Frame 1 (no input): blank canvas, image omitted
Frame 60 (the mouse pressed at the canvas centre just before this capture): blank canvas, image omitted
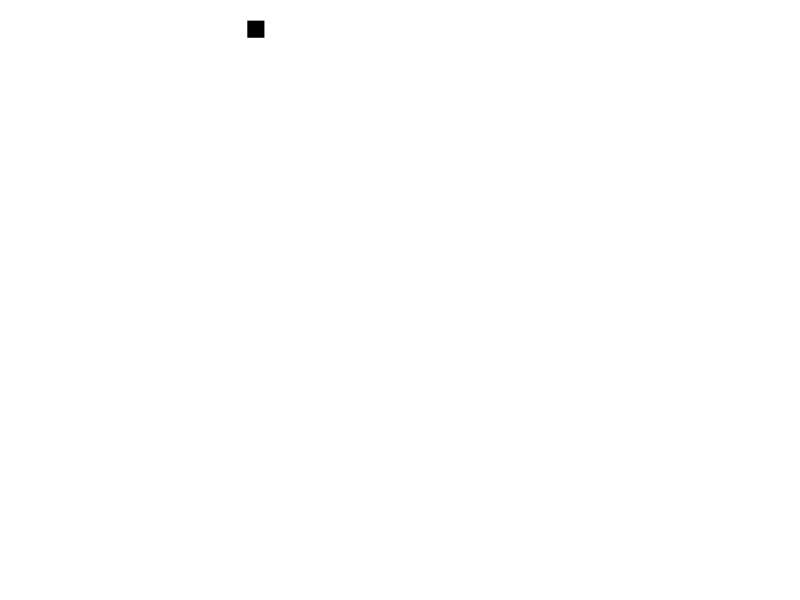
Frame 120 (the mouse held since frame 60 and released just before this capture)

The Processing sketch whose frames 1 and 60 were blank and that drew this single picture after the mouse press (run headless with seeded random() and noise(); from frame 60 on, the mouse is pressed at the canvas centre):

// Processing sketch: basic_ClickRandom
// ── basic_ClickRandom.pde
//basic_ClickRandom
//yield moving square and circle when mouse is cloicked
//2022/10/17
//1-4-45 Taiyu Honma
ArrayList<ObjectBase> objects = new ArrayList<ObjectBase>();
void setup() {
  int N = 50;
  size(800, 600);
}
void mousePressed(){
  int flag = (int)random(2);
  objects.add(flag == 0? new CircleClass(mouseX,mouseY) : new SquareClass(mouseX,mouseY));
}
void draw() {
  background(255);
  for (ObjectBase object : objects) {
    object.move();
    object.display();
  }
}

// ── CircleClass.pde
class CircleClass extends ObjectBase{
  float r;
  CircleClass(int sx, int sy) {
    super(sx,sy);
    r = random(5,60);
    d = r/2;
    c = color(255,0,0);
  }
  void display(){
    noStroke();
    fill(255,0,0);
    fill(c);
    ellipse(x,y,r,r);
  }
  void move(){
    super.move();
    x = min(width-d,x);
    y = min(height-d,y);
    x = max(x,d);
    y = max(y,d);
    if(x == width-d || x == d){
      vx = -vx;
    }
    if(y == height-d || y == d){
      vy = -vy;
    }
  }
}

// ── ObjectBaseClass.pde
abstract class ObjectBase {
  float x;
  float y;
  float vx;
  float vy;
  float d;
  color c;
 ObjectBase(int sx, int sy){
   x = sx;
   y = sy;
   vx = random(-5,5);
   vy = random(-5,5);
  }
  void move(){
    noStroke();
    fill(c);
    x += vx;
    y -= vy;

  }
  abstract void display();
}

// ── SquareClass.pde
class SquareClass extends ObjectBase {
  float w;
  SquareClass(int sx, int sy) {
    super(sx, sy);
    w = random(10, 40);
    d = w/2;
  }
  void display() {
    noStroke();
    fill(c);
    rect(x-w/2, y-w/2, w, w);
  }
  void move() {
    super.move();
        if (x > width) x = 0;
    if (x < 0) x = width;
    if (y < 0) y = height;
    if (y > height) y = 0;

  }
}
